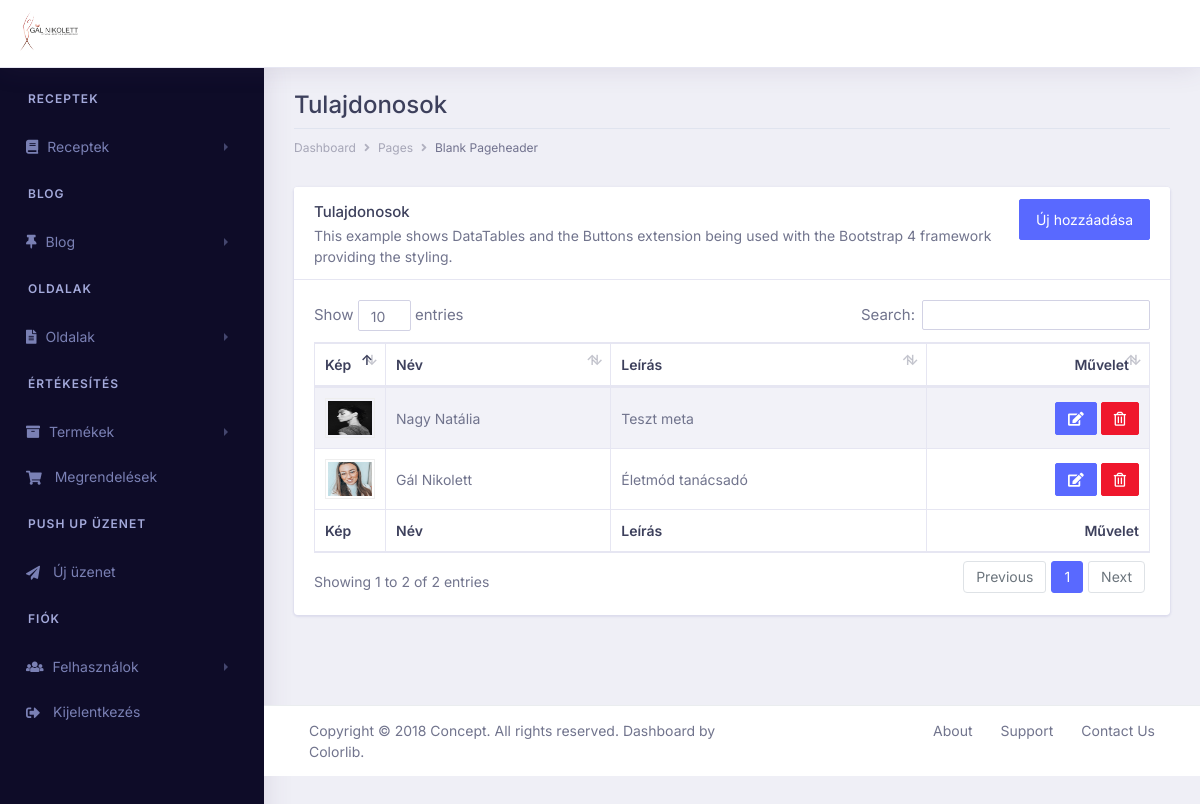
Screenshot of /blog/owners (signed in) with the database file from the repository.
### blog/models.py (models this page shows, shortened)
class BlogOwner(models.Model):
    blog_owner_name = models.CharField(max_length=200, db_index=True)
    blog_owner_meta = models.CharField(max_length=254)
    blog_owner_image = models.ImageField(upload_to='blog/owner', default='blog/owner/default.jpg')

### blog/views.py (the view)
# urls.py: path('owners', views.index_owner, name='blog_owner_index'),
@login_required
def index_owner(request):
    try:
        owners = BlogOwner.objects.all()
    except BlogOwner.DoesNotExist:
        raise Http404("404 | Nem létezik!")
    return render(request, 'blog/index_owner.html', {'owners':owners})

### blog/templates/blog/index_owner.html (shortened to what this page needs)
{% extends "../base_blog.html" %}
{% block content %}
    <div class="row">
        <div class="col-xl-12 col-lg-12 col-md-12 col-sm-12 col-12">
            <div class="page-header">
                <h2 class="pageheader-title">Tulajdonosok</h2>
                <div class="page-breadcrumb">
                    <nav aria-label="breadcrumb">
                        <ol class="breadcrumb">
                            <li class="breadcrumb-item"><a href="#" class="breadcrumb-link">Dashboard</a></li>
                            <li class="breadcrumb-item"><a href="#" class="breadcrumb-link">Pages</a></li>
                            <li class="breadcrumb-item active" aria-current="page">Blank Pageheader</li>
                        </ol>
                    </nav>
                </div>
            </div>
        </div>
    </div>
    <div class="row">
        <div class="col-xl-12 col-lg-12 col-md-12 col-sm-12 col-12">
            <div class="card">
                <div class="card-header">
                    <div class="float-right">
                        <a href="{% url 'blog_owner_create' %}" class="btn btn-primary">Új hozzáadása</a>
                    </div>
                    <h5 class="mb-0">Tulajdonosok</h5>
                    <p>This example shows DataTables and the Buttons extension being used with the Bootstrap 4 framework providing the styling.</p>
                </div>
                <div class="card-body">
                    <div class="table-responsive">
                        <table id="example" class="table table-striped table-bordered first table-sm" style="width:100%">
                            <thead>
                                <tr>
                                    <th>Kép</th>
                                    <th>Név</th>
                                    <th>Leírás</th>
                                    <th class="text-right">Művelet</th>
                                </tr>
                            </thead>
                            <tbody>
                            {% for owner in owners %}
                                <tr>
                                    <td width="50px"><img src="{{owner.blog_owner_image.url}}" style="width: 100%; height: 40px; padding: 2px; border: 1px solid #eee;"></td>
                                    <td style="text-transform: none;"><span class="span-title">{{owner.blog_owner_name}}</span></td>
                                    <td>{{owner.blog_owner_meta}}</td>
                                    <td class="text-right">
                                        <a href="{% url 'blog_owner_update' owner.pk %}" class="btn btn-sm btn-primary"><i class="fa fa-edit"></i></a>
                                        <a href="{% url 'blog_owner_delete' owner.pk %}" class="btn btn-sm btn-danger text-white"><i class="far fa-trash-alt"></i></a>
                                    </td>
                                </tr>
                             {% endfor %}
                            </tbody>
                            <tfoot>
                                <tr>
                                    <th>Kép</th>
                                    <th>Név</th>
                                    <th>Leírás</th>
                                    <th class="text-right">Művelet</th>
                                </tr>
                            </tfoot>
                        </table>
                    </div>
                </div>
            </div>
        </div>
    </div>
{% endblock %}

### rows the page displays
BlogOwner: blog_owner_image (picture), blog_owner_name "Nagy Natália", blog_owner_meta "Teszt meta"
BlogOwner: blog_owner_image (picture), blog_owner_name "Gál Nikolett", blog_owner_meta "Életmód tanácsadó"
